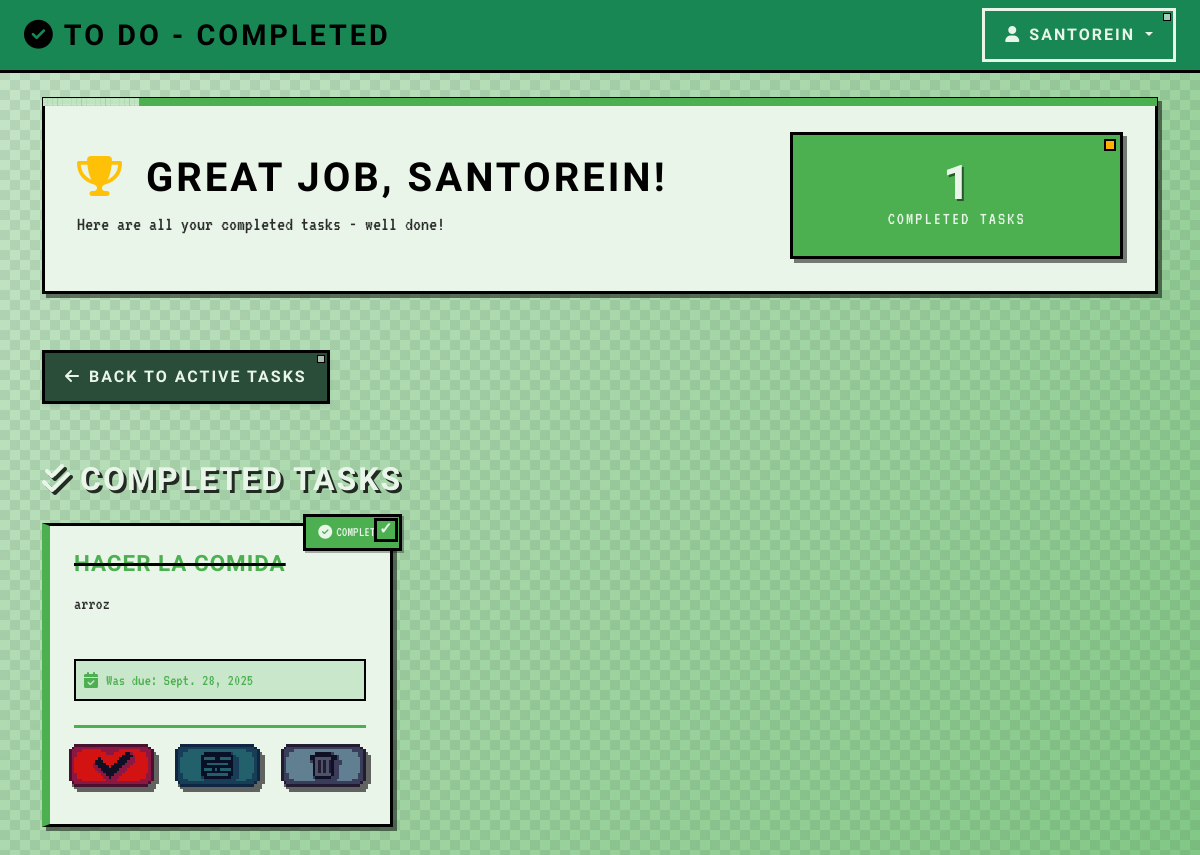
Screenshot of /1/completed_tasks (signed in) with the database file from the repository.
### tasks_app/models.py (models this page shows, shortened)
class User(models.Model):
    username = models.CharField(max_length = 25, unique = True)
    password = models.CharField(max_length = 128)

class Task(models.Model):
    name = models.CharField(max_length = 30)
    description = models.CharField(max_length = 85)
    deadline = models.DateField(null=True, blank=True)
    completed = models.BooleanField(default = False)
    user = models.ForeignKey(User, on_delete=models.CASCADE, related_name = 'tasks')

### tasks_app/views/general_views.py (the view)
# urls.py: path('<int:user_id>', views.user_tasks, name = 'main'),
def user_tasks(request, user_id, completed=False):
    if request.session.get('user_id') != user_id:
        return redirect('index')
    user = get_object_or_404(User, id=user_id)
    tasks = user.tasks.filter(completed=completed)
    template = "completed.html" if completed else "user.html"
    next_url = request.path
    return render(request, template, {
        'user': user,
        'tasks': tasks,
        'next': next_url
    })

### tasks_app/templates/completed.html (shortened to what this page needs)
{% extends 'base.html' %}
{% load static %}
{% block content %}
<nav class="navbar navbar-expand-lg navbar-dark bg-success shadow-sm">
    <div class="container-fluid px-4">
        <a class="navbar-brand fw-bold" href="">
            <i class="fas fa-check-circle me-2"></i>To Do - Completed
        </a>
        <div class="navbar-nav ms-auto">
            <div class="dropdown">
                <button class="btn btn-outline-light dropdown-toggle" type="button" data-bs-toggle="dropdown">
                    <i class="fas fa-user me-2"></i>{{user.username}}
                </button>
            </div>
        </div>
    </div>
</nav>
<div class="dashboard-bg">
    <div class="container py-4">
        <div class="row mb-4">
            <div class="col-12">
                <div class="welcome-card completed-header">
                    <div class="row align-items-center">
                        <div class="col-md-8">
                            <h1 class="welcome-title mb-2">
                                <i class="fas fa-trophy text-warning me-2"></i>
                                Great job, {{user.username}}!
                            </h1>
                            <p class="welcome-subtitle mb-0">Here are all your completed tasks - well done!</p>
                        </div>
                        <div class="col-md-4 text-md-end">
                            <div class="task-counter completed-counter">
                                <span class="counter-number">{{tasks|length}}</span>
                                <span class="counter-label">Completed Tasks</span>
                            </div>
                        </div>
                    </div>
                </div>
            </div>
        </div>
        <div class="row mb-4">
            <div class="col-12">
                <div class="action-section">
                    <a href="{% url 'main' user.id %}" class="btn btn-primary btn-lg shadow-sm me-3">
                        <i class="fas fa-arrow-left me-2"></i>Back to Active Tasks
                    </a>
                </div>
            </div>
        </div>
        <div class="row">
            <div class="col-12">
                <div class="section-header mb-4">
                    <h2 class="section-title">
                        <i class="fas fa-check-double me-2"></i>Completed Tasks
                    </h2>
                </div>
                {% if tasks %}
                    <div class="tasks-grid">
                        {% for task in tasks %}
                        <div class="task-card completed-task-card">
                            <div class="completed-badge">
                                <i class="fas fa-check-circle"></i>
                                <span>Completed</span>
                            </div>
                            <div class="task-header">
                                <h5 class="task-title completed-title">{{task.name}}</h5>
                            </div>
                            <div class="task-body">
                                <p class="task-description completed-description">{{task.description}}</p>
                                <div class="task-meta">
                                    <div class="due-date completed-due-date">
                                        <i class="fas fa-calendar-check me-2"></i>
                                        <span>Was due: {{task.deadline}}</span>
                                    </div>
                                </div>
                            </div>
                            <div class="task-actions completed-actions">
                                <form method="POST" action="{% url 'modify_completition_task' user.id task.id %}?next={{ request.path }}" class="d-inline">
                                    <input type="image" class="action-icon uncomplete-icon" src="{% static 'Descompletado.png' %}" alt="Uncomplete" width="90" title="Mark as Incomplete">
                                </form>
                                <a href="{% url 'modify_task' user.id task.id%}?next={{ request.path }}">
                                    <img class="action-icon" src="{% static 'Modificar.png' %}" alt="Update" width="90" title="Edit Task">
                                </a>
                                <form method="POST" action="{% url 'delete_task' user.id task.id%}?next={{ request.path }}" class="d-inline">
                                    <input type="image" class="action-icon delete-icon" src="{% static 'Eliminar.png' %}" alt="Delete" width="90" onclick="return confirm('Are you sure you want to permanently delete this completed task?')" title="Delete Task">
                                </form>
                            </div>
                        </div>
                        {% endfor %}
                    </div>
                {% endif %}
            </div>
        </div>
    </div>
</div>
{% endblock %}

### rows the page displays
User: username "SANTOREIN"
Task: name "HACER LA COMIDA", description "arroz", deadline "Sept. 28, 2025"

### other values shown
{{ tasks|length }} "1"
